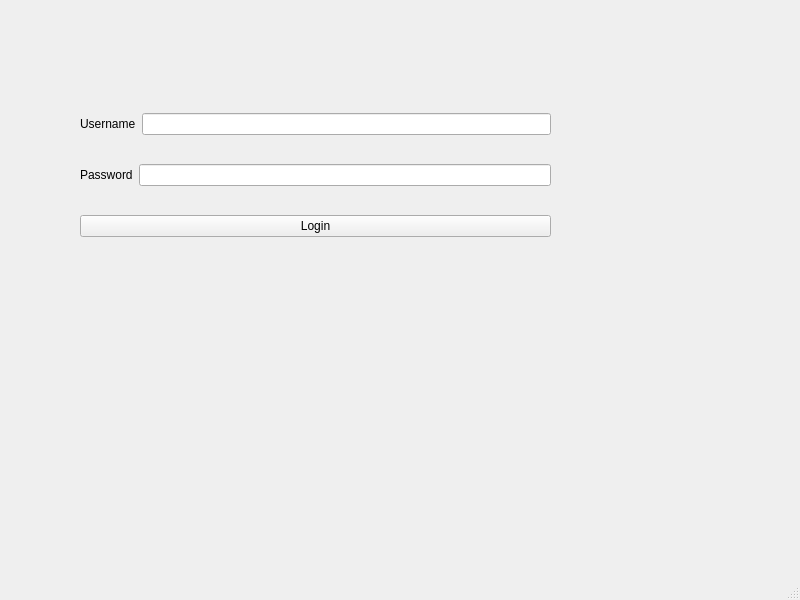
<?xml version="1.0" encoding="UTF-8"?>
<ui version="4.0">
 <class>MainWindow</class>
 <widget class="QMainWindow" name="MainWindow">
  <property name="geometry">
   <rect>
    <x>0</x>
    <y>0</y>
    <width>800</width>
    <height>600</height>
   </rect>
  </property>
  <property name="windowTitle">
   <string>MainWindow</string>
  </property>
  <widget class="QWidget" name="centralwidget">
   <widget class="QWidget" name="">
    <property name="geometry">
     <rect>
      <x>80</x>
      <y>90</y>
      <width>471</width>
      <height>171</height>
     </rect>
    </property>
    <layout class="QVBoxLayout" name="verticalLayout">
     <item>
      <layout class="QHBoxLayout" name="horizontalLayout">
       <item>
        <widget class="QLabel" name="label">
         <property name="text">
          <string>Username</string>
         </property>
        </widget>
       </item>
       <item>
        <widget class="QLineEdit" name="user"/>
       </item>
      </layout>
     </item>
     <item>
      <layout class="QHBoxLayout" name="horizontalLayout_2">
       <item>
        <widget class="QLabel" name="label_2">
         <property name="text">
          <string>Password</string>
         </property>
        </widget>
       </item>
       <item>
        <widget class="QLineEdit" name="pass">
         <property name="echoMode">
          <enum>QLineEdit::Password</enum>
         </property>
        </widget>
       </item>
      </layout>
     </item>
     <item>
      <widget class="QPushButton" name="pushButton">
       <property name="text">
        <string>Login</string>
       </property>
      </widget>
     </item>
    </layout>
   </widget>
  </widget>
  <widget class="QMenuBar" name="menubar">
   <property name="geometry">
    <rect>
     <x>0</x>
     <y>0</y>
     <width>800</width>
     <height>22</height>
    </rect>
   </property>
  </widget>
  <widget class="QStatusBar" name="statusbar"/>
 </widget>
 <resources/>
 <connections/>
</ui>
